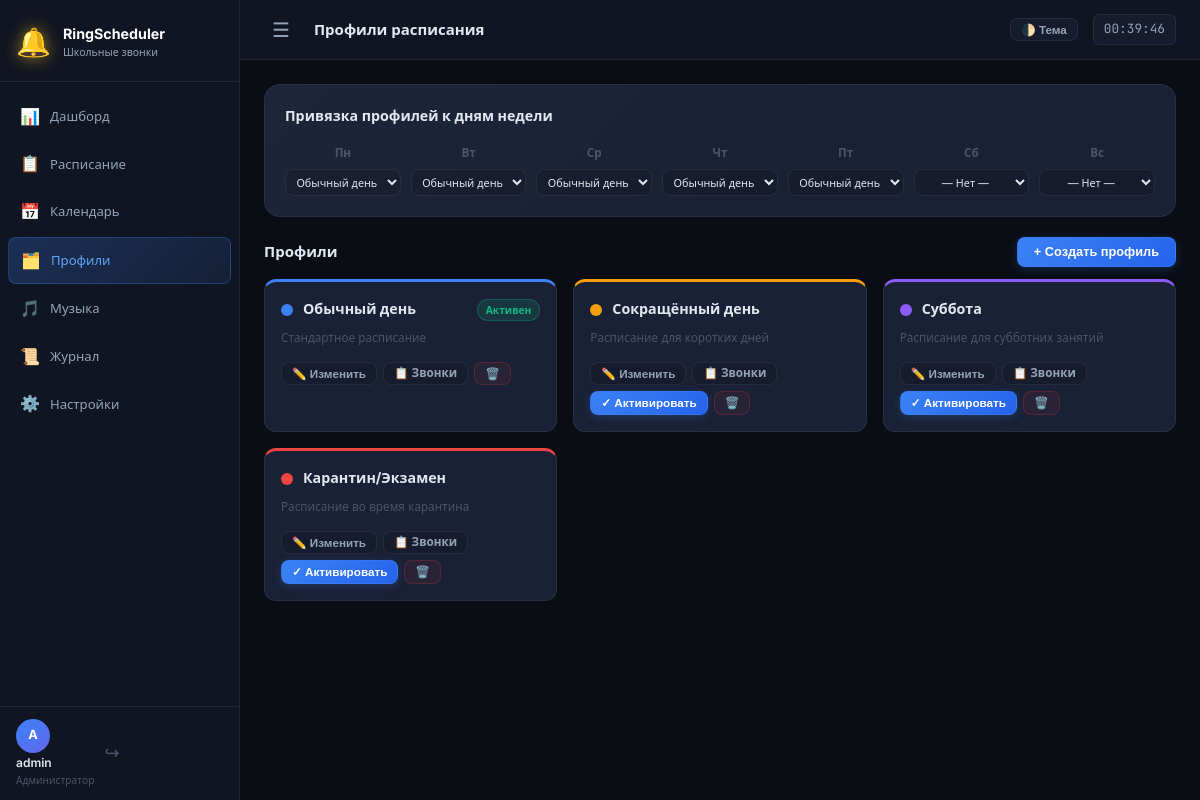
The page /profiles (signed in) on the database its author committed.
### tables this page shows
CREATE TABLE users (
            id INTEGER PRIMARY KEY AUTOINCREMENT,
            username TEXT UNIQUE NOT NULL,
            password_hash TEXT NOT NULL,
            is_admin INTEGER NOT NULL DEFAULT 0
        );

CREATE TABLE week_assignments (
            weekday INTEGER PRIMARY KEY,
            profile_id INTEGER,
            FOREIGN KEY (profile_id) REFERENCES profiles(id) ON DELETE SET NULL
        );

CREATE TABLE profiles (
            id INTEGER PRIMARY KEY AUTOINCREMENT,
            name TEXT UNIQUE NOT NULL,
            description TEXT DEFAULT '',
            color TEXT DEFAULT '#3b82f6',
            is_active INTEGER NOT NULL DEFAULT 0
        );

### app.py (the view)
    @app.route("/profiles")
    @login_required
    def profiles():
        all_profiles = db.list_profiles()
        assignments = db.get_week_assignments()
        return render_template(
            "profiles.html",
            profiles=all_profiles,
            assignments=assignments,
        )

### auth.py (called while the page is built)
def login_required(f):
    @functools.wraps(f)
    def decorated(*args, **kwargs):
        if SESSION_KEY not in session:
            return redirect(url_for("auth.login", next=request.path))
        user = db.get_user_by_id(session[SESSION_KEY])
        if not user:
            session.clear()
            return redirect(url_for("auth.login"))
        g.user = user
        return f(*args, **kwargs)
    return decorated

### database.py (called while the page is built)
def get_db():
    conn = sqlite3.connect(DB_PATH)
    conn.row_factory = sqlite3.Row
    conn.execute("PRAGMA journal_mode=WAL")
    conn.execute("PRAGMA foreign_keys=ON")
    return conn

def get_user_by_id(uid):
    conn = get_db()
    row = conn.execute("SELECT * FROM users WHERE id = ?", (uid,)).fetchone()
    conn.close()
    return dict(row) if row else None

def list_profiles():
    conn = get_db()
    rows = conn.execute("SELECT * FROM profiles ORDER BY id").fetchall()
    conn.close()
    return [dict(r) for r in rows]

def get_week_assignments():
    conn = get_db()
    rows = conn.execute("""
        SELECT wa.weekday, wa.profile_id, p.name as profile_name, p.color
        FROM week_assignments wa
        LEFT JOIN profiles p ON p.id = wa.profile_id
        ORDER BY wa.weekday
    """).fetchall()
    conn.close()
    return [dict(r) for r in rows]

### templates/profiles.html (shortened to what this page needs)
{% extends "base.html" %}
{% block page_title %}Профили расписания{% endblock %}
{% block content %}
<div class="profiles-page">
    <div class="card mb-4">
        <h3 class="card-title">Привязка профилей к дням недели</h3>
        <div class="week-matrix" id="weekMatrix">
            {% set day_names = ['Пн', 'Вт', 'Ср', 'Чт', 'Пт', 'Сб', 'Вс'] %}
            {% for assignment in assignments %}
            <div class="week-day-cell">
                <div class="week-day-name">{{ day_names[assignment.weekday] }}</div>
                <select class="form-select week-day-select" data-weekday="{{ assignment.weekday }}" onchange="setWeekAssignment({{ assignment.weekday }}, this.value)">
                    <option value="">— Нет —</option>
                    {% for p in profiles %}
                    <option value="{{ p.id }}" {% if assignment.profile_id == p.id %}selected{% endif %} style="color: {{ p.color }}">
                        {{ p.name }}
                    </option>
                    {% endfor %}
                </select>
            </div>
            {% endfor %}
        </div>
    </div>
    <div class="card-header-row mb-3">
        <h3 class="section-title">Профили</h3>
        <button class="btn btn-primary" onclick="openCreateProfile()">+ Создать профиль</button>
    </div>
    <div class="profiles-grid" id="profilesGrid">
        {% for p in profiles %}
        <div class="profile-card" id="profile-card-{{ p.id }}" style="--card-color: {{ p.color }}">
            <div class="profile-card-header">
                <div class="profile-color-dot" style="background: {{ p.color }}"></div>
                <div class="profile-card-name">{{ p.name }}</div>
                {% if p.is_active %}
                <span class="active-badge">Активен</span>
                {% endif %}
            </div>
            <p class="profile-desc">{{ p.description or 'Без описания' }}</p>
            <div class="profile-card-actions">
                <button class="btn btn-sm btn-ghost" onclick="openEditProfile({{ p|tojson|forceescape }})">✏️ Изменить</button>
                <a href="{{ url_for('schedule', profile_id=p.id) }}" class="btn btn-sm btn-ghost">📋 Звонки</a>
                {% if not p.is_active %}
                <button class="btn btn-sm btn-primary" onclick="activateProfile({{ p.id }})">✓ Активировать</button>
                {% endif %}
                <button class="btn btn-sm btn-danger-ghost" onclick="deleteProfile({{ p.id }}, '{{ p.name }}')">🗑️</button>
            </div>
        </div>
        {% endfor %}
    </div>
</div>
{% endblock %}

### templates/base.html (shortened to what this page needs)
<!DOCTYPE html>
<html lang="ru">
<head>
    <link rel="stylesheet" href="{{ url_for('static', filename='css/style.css') }}">
</head>
<body>
    <div class="layout">
        <aside class="sidebar" id="sidebar">
            <div class="sidebar-header">
                <div class="logo">
                    <span class="logo-icon">🔔</span>
                    <div class="logo-text">
                        <span class="logo-title">RingScheduler</span>
                        <span class="logo-sub">Школьные звонки</span>
                    </div>
                </div>
            </div>
            <nav class="sidebar-nav">
                <a href="{{ url_for('dashboard') }}"
                    class="nav-item {% if request.endpoint == 'dashboard' %}active{% endif %}">
                    <span class="nav-icon">📊</span>
                    <span>Дашборд</span>
                </a>
                <a href="{{ url_for('schedule') }}"
                    class="nav-item {% if request.endpoint == 'schedule' %}active{% endif %}">
                    <span class="nav-icon">📋</span>
                    <span>Расписание</span>
                </a>
                <a href="{{ url_for('calendar') }}"
                    class="nav-item {% if request.endpoint == 'calendar' %}active{% endif %}">
                    <span class="nav-icon">📅</span>
                    <span>Календарь</span>
                </a>
                <a href="{{ url_for('profiles') }}"
                    class="nav-item {% if request.endpoint == 'profiles' %}active{% endif %}">
                    <span class="nav-icon">🗂️</span>
                    <span>Профили</span>
                </a>
                <a href="{{ url_for('music') }}"
                    class="nav-item {% if request.endpoint == 'music' %}active{% endif %}">
                    <span class="nav-icon">🎵</span>
                    <span>Музыка</span>
                </a>
                <a href="{{ url_for('log_view') }}"
                    class="nav-item {% if request.endpoint == 'log_view' %}active{% endif %}">
                    <span class="nav-icon">📜</span>
                    <span>Журнал</span>
                </a>
                {% if current_user and current_user.is_admin %}
                <a href="{{ url_for('settings') }}"
                    class="nav-item {% if request.endpoint == 'settings' %}active{% endif %}">
                    <span class="nav-icon">⚙️</span>
                    <span>Настройки</span>
                </a>
                {% endif %}
            </nav>
            <div class="sidebar-footer">
                <div class="user-info">
                    <div class="user-avatar">{{ (current_user.username[0] if current_user else 'A')|upper }}</div>
                    <div class="user-details">
                        <span class="user-name">{{ current_user.username if current_user else 'Гость' }}</span>
                        <span class="user-role">{{ 'Администратор' if current_user and current_user.is_admin else
                            'Пользователь' }}</span>
                    </div>
                </div>
                <a href="{{ url_for('auth.logout') }}" class="btn-logout" title="Выйти">&#x21AA;</a>
            </div>
        </aside>
        <main class="main-content">
            <div class="topbar">
                <button class="sidebar-toggle" onclick="toggleSidebar()" id="sidebarToggle">☰</button>
                <div class="topbar-title">{% block page_title %}{% endblock %}</div>
                <div class="topbar-actions" style="display: flex; align-items: center; gap: 15px;">
                    <button id="themeToggleBtn" class="btn btn-ghost btn-sm" onclick="toggleTheme()" title="Переключить тему">🌓 Тема</button>
                    <div class="topbar-time" id="topbarTime"></div>
                </div>
            </div>
            <div class="content-area">
                {% block content %}{% endblock %}
            </div>
        </main>
    </div>
</body>
</html>

### rows shown on the page
users: username "A", username "admin", is_admin "Администратор"
week_assignments: day_names "Пн", profile+weekday "Обычный день"
week_assignments: day_names "Вт", profile+weekday "Обычный день"
week_assignments: day_names "Ср", profile+weekday "Обычный день"
week_assignments: day_names "Чт", profile+weekday "Обычный день"
week_assignments: day_names "Пт", profile+weekday "Обычный день"
profiles: name "Обычный день", is_active "Активен", description "Стандартное расписание"
profiles: name "Сокращённый день", description "Расписание для коротких дней"
profiles: name "Суббота", description "Расписание для субботних занятий"
profiles: name "Карантин/Экзамен", description "Расписание во время карантина"

### other values the page prints
{{ day_names[assignment.weekday] }} "Сб" "Вс"
